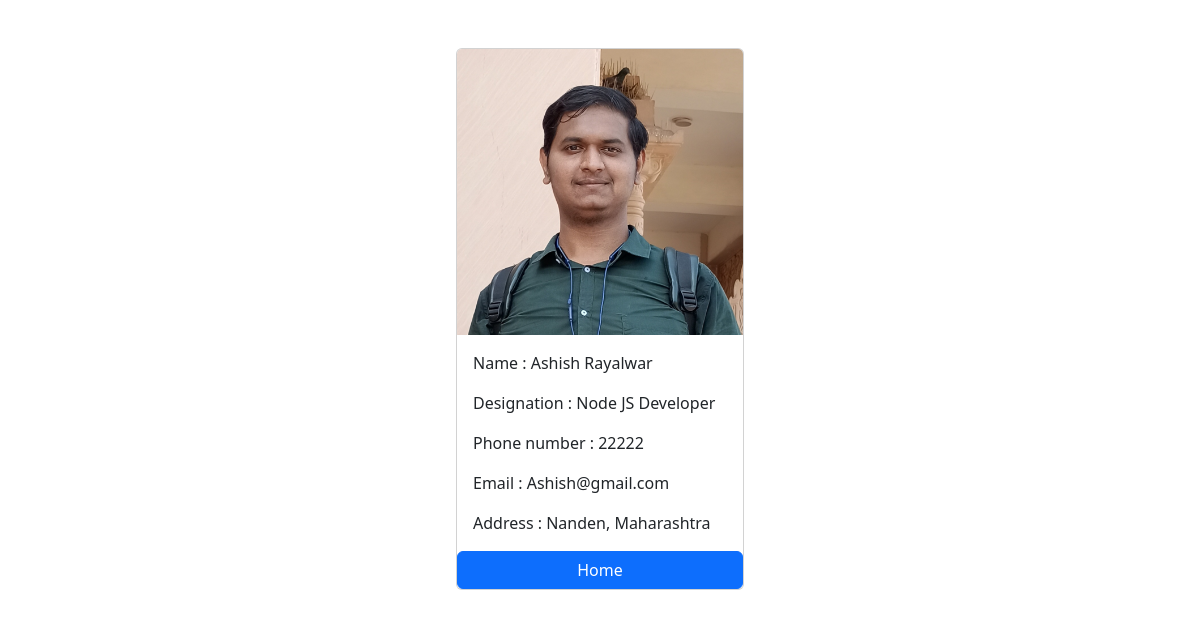
The app's page /employee/2/ with its own data.
### app/models.py (models this page shows, shortened)
class EmployeeDetail(models.Model):
    first_name = models.CharField(max_length=100)
    last_name = models.CharField(max_length=100)
    designation = models.CharField(max_length=100)
    phone_number = models.IntegerField()
    email = models.EmailField()
    photo = models.ImageField(upload_to='images')
    address = models.CharField(max_length=255)

### app/views.py (the view)
# urls.py: path('employee/<int:pk>/', views.employee_detail, name='employee_detail')
def employee_detail(request, pk):
    try:
        employee = EmployeeDetail.objects.get(pk=pk)
        context = {
            'employee' : employee
        }
        return render(request, 'employee_details.html', context)
    except:
        return redirect('home')

### templates/employee_details.html (shortened to what this page needs)
{% load static %}
<!DOCTYPE html>
<html lang="en">
<head>
    <link href="https://cdn.jsdelivr.net/npm/bootstrap@5.3.2/dist/css/bootstrap.min.css" rel="stylesheet">
</head>
<body>
  <div class="container pt-5">
    <div class="card mx-auto" style="width: 18rem;">
      <img src="{{employee.photo.url}}" class="card-img-top" alt="Employee Photo">
      <div class="card-body">
        <p class="card-text">Name : {{ employee.first_name}} {{employee.last_name }}</p>
        <p class="card-text">Designation : {{ employee.designation}}</p>
        <p class="card-text">Phone number : {{ employee.phone_number}}</p>
        <p class="card-text">Email : {{ employee.email}}</p>
        <p class="card-text">Address : {{ employee.address}}</p>
      </div>
      <a href="{% url 'home' %}" class="btn btn-primary">Home</a>
    </div>
  </div>
</body>
</html>

### records on screen
EmployeeDetail: photo (picture), first_name "Ashish", last_name "Rayalwar", designation "Node JS Developer", phone_number "22222", email "Ashish@gmail.com", address "Nanden, Maharashtra"
